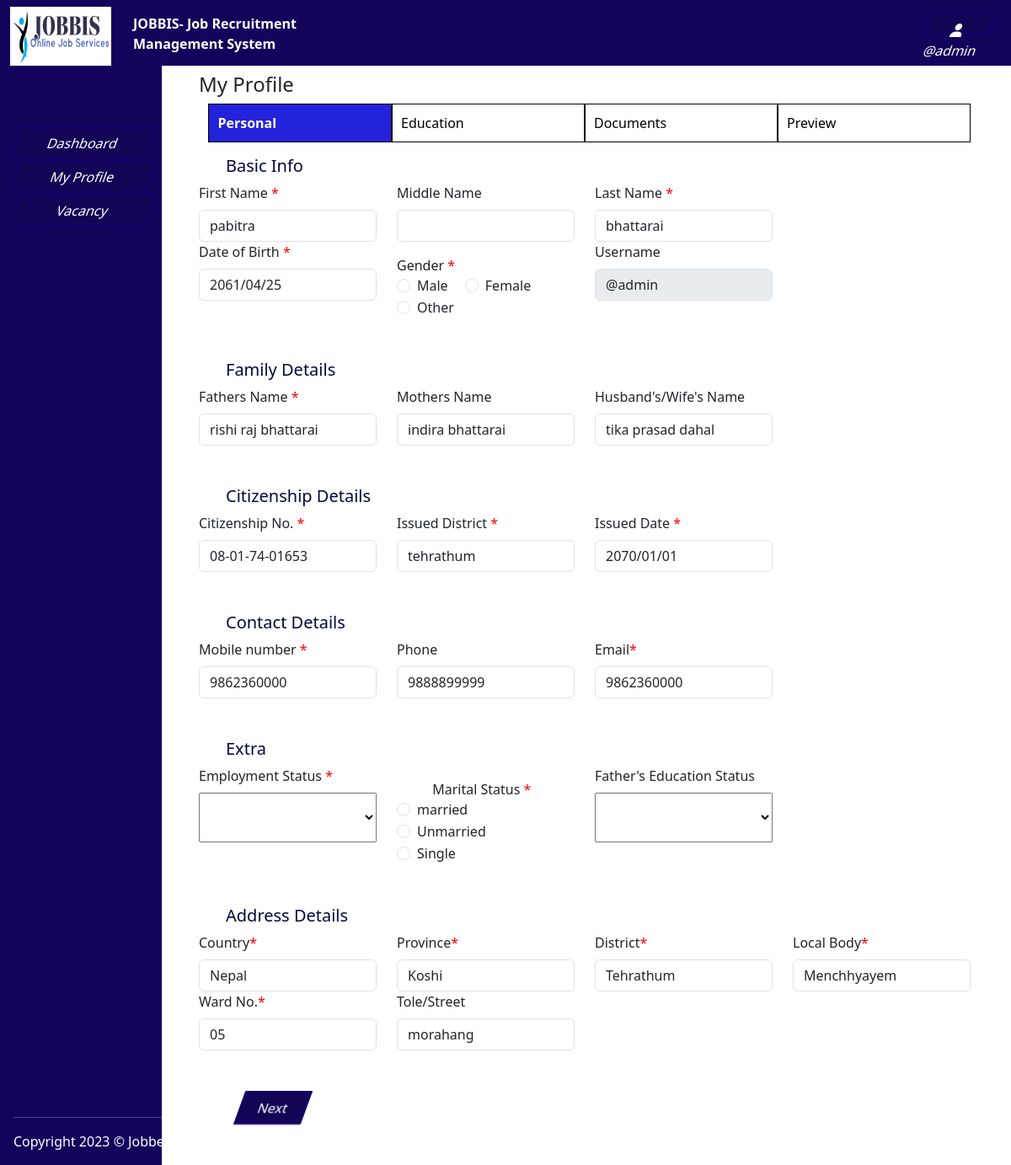
Page /dashboard-my-profile-personal.php (signed in) on the committed database.
### tables this page shows
CREATE TABLE `clientregistration` (
  `id` int(5) NOT NULL,
  `fname` varchar(50) NOT NULL,
  `mname` varchar(50) NOT NULL,
  `lname` varchar(50) NOT NULL,
  `dob` varchar(10) NOT NULL,
  `gender` varchar(6) NOT NULL,
  `username` varchar(50) NOT NULL,
  `fatherName` varchar(50) NOT NULL,
  `motherName` varchar(50) NOT NULL,
  `spouseName` varchar(50) NOT NULL,
  `email` varchar(50) NOT NULL,
  `mobile` varchar(15) NOT NULL,
  `phone` varchar(15) NOT NULL,
  `nid` varchar(15) NOT NULL,
  `citizenNo` varchar(15) NOT NULL,
  `citizenIssued` varchar(50) NOT NULL,
  `citizenDate` varchar(50) NOT NULL,
  `employment` varchar(20) NOT NULL,
  `marriage` varchar(20) NOT NULL,
  `fatherEducation` varchar(20) NOT NULL,
  `country` varchar(20) NOT NULL,
  `province` varchar(20) NOT NULL,
  `district` varchar(20) NOT NULL,
  `localBody` varchar(50) NOT NULL,
  `ward` varchar(10) NOT NULL,
  `tole` varchar(50) NOT NULL,
  `password` varchar(30) NOT NULL
);

### dashboard-my-profile-personal.php (the view, shortened to what the rows shown need)
<!doctype html>
<html lang="en">
<head>
    <link href="https://cdn.jsdelivr.net/npm/bootstrap@5.3.0-alpha1/dist/css/bootstrap.min.css" rel="stylesheet"
>
    <link rel="stylesheet" href="https://cdnjs.cloudflare.com/ajax/libs/font-awesome/6.2.1/css/all.min.css"
 />
    <link rel="stylesheet" href="./CSS/my-profile-personal.css">
</head>
<body>
    <div class="content-container">
        <div class="row">
            <div class="col-10 content-area-form">
                <div class="dashboard-main">
                    <div class="form-area">
                    <?php
                    include("connection.php");
                    $sql ="SELECT * FROM `clientregistration` Where username='$_SESSION[username]' ";
                    $result = $connection->query($sql);
                    while($row=$result->fetch_assoc()){
                       ?>
                        <form action="" method="post" enctype="multipart/form-data">
                            <div class="dashboard-main">
                                <h5>Basic Info</h5>
                            </div>
                            <div class="row">
                                <div class="col-3">
                                    <label class="form-label">First Name <span class="required"
                                            style="color: red;">*</span></label>
                                    <input type="text" class="form-control" id="fname" name="fname" value="<?=$row['fname']; ?>"
                                        aria-describedby="namefield">
                                </div>
                                <div class="col-3">
                                    <label class="form-label">Middle Name</label>
                                    <input type="text" class="form-control" id="mname" name="mname" value="<?=$row['mname']; ?>"
                                        aria-describedby="namefield">
                                </div>
                                <div class="col-3">
                                    <label class="form-label">Last Name <span class="required"
                                            style="color: red;">*</span></label>
                                    <input type="text" class="form-control" id="lname" name="lname" value="<?=$row['lname']; ?>"
                                        aria-describedby="namefield">
                                </div>
                            </div>
                            <div class="row">
                                <div class="col-3">
                                    <label class="form-label">Date of Birth <span class="required"
                                            style="color: red;">*</span></label>
                                    <input type="text" class="form-control" id="dob" name="dob" value="<?=$row['dob']; ?>">
                                </div>
                                <div class="col-3" style="margin-top: 1rem;">
                                    <div class="radio-label">
                                        <label>Gender <span class="required" style="color: red;">*</span></label>
                                    </div>
                                    <div class="form-check form-check-inline">
                                        <input class="form-check-input" type="radio" name="gender"
                                            value="male">
                                        <label class="form-check-label">Male</label>
                                    </div>
                                    <div class="form-check form-check-inline">
                                        <input class="form-check-input" type="radio" name="gender"
                                            value="female">
                                        <label class="form-check-label">Female</label>
                                    </div>
                                    <div class="form-check form-check-inline">
                                        <input class="form-check-input" type="radio" name="gender"
                                            value="other">
                                        <label class="form-check-label">Other</label>
                                    </div>
                                </div>
                                <div class="col-3">
                                    <label class="form-label">Username </label>
                                    <input type="text" class="form-control" value="<?php echo $_SESSION['username']; ?>" disabled>
                                </div>
                            </div>
                            </div>
                            <div class="dashboard-main" style="margin-top: 3rem;">
                                <h5>Family Details</h5>
                            </div>
                            <div class="row">
                                <div class="col-3">
                                    <label class="form-label">Fathers Name <span class="required"
                                            style="color: red;">*</span></label>
                                    <input type="text" class="form-control" id="fatherName" name="fatherName" value="<?=$row['fatherName']; ?>">
                                </div>
                                <div class="col-3">
                                    <label class="form-label">Mothers Name</label>
                                    <input type="text" class="form-control" id="motherName" name="motherName" value="<?=$row['motherName']; ?>"
                                        aria-describedby="namefield">
                                </div>
                                <div class="col-3">
                                    <label class="form-label">Husband's/Wife's Name</label>
                                    <input type="text" class="form-control" id="spouseName" name="spouseName" value="<?=$row['spouseName']; ?>"
                                        aria-describedby="namefield">
                                </div>
                            </div>
                            <div class="dashboard-main" style="margin-top: 3rem;">
                                <h5>Citizenship Details</h5>
                            </div>
                            <div class="row">
                                <div class="col-3">
                                    <label class="form-label">Citizenship No. <span class="required"
                                            style="color: red;">*</span></label>
                                    <input type="text" class="form-control" id="citizenNo" name="citizenNo" value="<?=$row['citizenNo']; ?>"
                                        aria-describedby="namefield">
                                </div>
                                <div class="col-3">
                                    <label class="form-label">Issued District <span class="required"
                                            style="color: red;">*</span></label>
                                    <input type="text" class="form-control" id="citizen-area" name="citizenIssued" value="<?=$row['citizenIssued']; ?>"
                                        aria-describedby="namefield">
                                </div>
                                <div class="col-3">
                                    <label class="form-label">Issued Date <span class="required"
                                            style="color: red;">*</span></label>
                                    <input type="text" class="form-control" id="citizen-date" name="citizenDate" value="<?=$row['citizenDate']; ?>"
                                        aria-describedby="namefield">
                                </div>
                            </div>
                            <div class="dashboard-main" style="margin-top: 3rem;">
                                <h5>Contact Details</h5>
                            </div>
                            <div class="row">
                                <div class="col-3">
                                    <label class="form-label">Mobile number <span class="required"
                                            style="color: red;">*</span></label>
                                    <input type="text" class="form-control" id="mobile" name="mobile" value="<?=$row['mobile']; ?>"
                                        aria-describedby="namefield">
                                </div>
                                <div class="col-3">
                                    <label class="form-label">Phone</label>
                                    <input type="text" class="form-control" id="phone" name="phone" value="<?=$row['phone']; ?>"
                                        aria-describedby="namefield">
                                </div>
                                <div class="col-3">
                                    <label class="form-label">Email<span class="required"
                                            style="color: red;">*</span></label>
                                    <input type="text" class="form-control" id="Email" name="email" value="<?=$row['email']; ?>"
                                        aria-describedby="namefield">
                                </div>
                            </div>
                            <div class="dashboard-main" style="margin-top: 3rem;">
                                <h5>Extra</h5>
                            </div>
                            <div class="row">
                                <div class="col-3">
                                    <label class="form-label">Employment Status <span class="required"
                                            style="color: red;">*</span></label>
                                    <select id="emp-status" name="employment" style="height: 50%; width: 100%;" value="<?=$row['employment']; ?>">
                                        <option></option>
                                        <option value="Umemployment">Umemployment</option>
                                    </select>
                                </div>
                                <div class="col-3" style="margin-top: 1rem;">
                                    <div class="radio-label">
                                        <label style="margin-left: 20%;">Marital Status <span class="required"
                                                style="color: red;">*</span></label>
                                    </div>
                                    <div class="form-check form-check-inline">
                                        <input class="form-check-input" type="radio" name="marriage"
                                            value="married">
                                        <label class="form-check-label">married</label>
                                    </div>
                                    <div class="form-check form-check-inline">
                                        <input class="form-check-input" type="radio" name="marriage"
                                            value="unmarried">
                                        <label class="form-check-label">Unmarried</label>
                                    </div>
                                    <div class="form-check form-check-inline">
                                        <input class="form-check-input" type="radio" name="marriage"
                                            value="single">
                                        <label class="form-check-label">Single</label>
                                    </div>
                                </div>
                                <div class="col-3">
                                    <label class="form-label">Father's Education Status </label>
                                    <select id="father-education" name="fatherEducation" value="<?=$row['fatherEducation']; ?>"
                                        style="height: 50%; width: 100%;">
                                        <option value=""></option>
                                        <option value="Educated">Educated</option>
                                    </select>
                                </div>
                            </div>
                            <div class="dashboard-main" style="margin-top: 3rem;">
                                <h5>Address Details</h5>
                            </div>
                            <div class="row">
                                <div class="col-3">
                                    <label class="form-label">Country<span class="required"
                                            style="color: red;">*</span></label>
                                    <input type="text" class="form-control" id="country" name="country" value="<?=$row['country']; ?>"
                                        aria-describedby="namefield">
                                </div>
                                <div class="col-3">
                                    <label class="form-label">Province<span class="required"
                                            style="color: red;">*</span></label>
                                    <input type="text" class="form-control" id="province" name="province" value="<?=$row['province']; ?>"
                                        aria-describedby="namefield">
                                </div>
                                <div class="col-3">
                                    <label class="form-label">District<span class="required"
                                            style="color: red;">*</span></label>
                                    <input type="text" class="form-control" id="district" name="district" value="<?=$row['district']; ?>"
                                        aria-describedby="namefield">
                                </div>
                                <div class="col-3">
                                    <label class="form-label">Local Body<span class="required"
                                            style="color: red;">*</span></label>
                                    <input type="text" class="form-control" id="localBody" name="localBody" value="<?=$row['localBody']; ?>"
                                        aria-describedby="namefield">
                                </div>
                                <div class="col-3">
                                    <label class="form-label">Ward No.<span class="required"
                                            style="color: red;">*</span></label>
                                    <input type="text" class="form-control" id="ward" name="ward" value="<?=$row['ward']; ?>"
                                        aria-describedby="namefield">
                                </div>
                                <div class="col-3">
                                    <label class="form-label">Tole/Street</label>
                                    <input type="text" class="form-control" id="tole" name="tole" value="<?=$row['tole']; ?>"
                                        aria-describedby="namefield">
                                </div>
                            </div>
                            <div class="next-button" style="margin: 3rem; width: 5rem;">
                                <button type="submit" name="submit" class="btn-dash">Next</button>
                            </div>
                        <?php
                        }
                        ?>
                    </div>
                </div>
            </div>
        </div>
</body>
</html>

### rows in the picture
clientregistration: fname "pabitra", lname "bhattarai", dob "2061/04/25", fatherName "rishi raj bhattarai", motherName "indira bhattarai", spouseName "tika prasad dahal", citizenNo "08-01-74-01653", citizenIssued "tehrathum", citizenDate "2070/01/01", mobile "9862360000", phone "9888899999", email "9862360000", country "Nepal", province "Koshi", district "Tehrathum", localBody "Menchhyayem", ward "05", tole "morahang"

### other values in the picture
$_SESSION['username'] "@admin"
